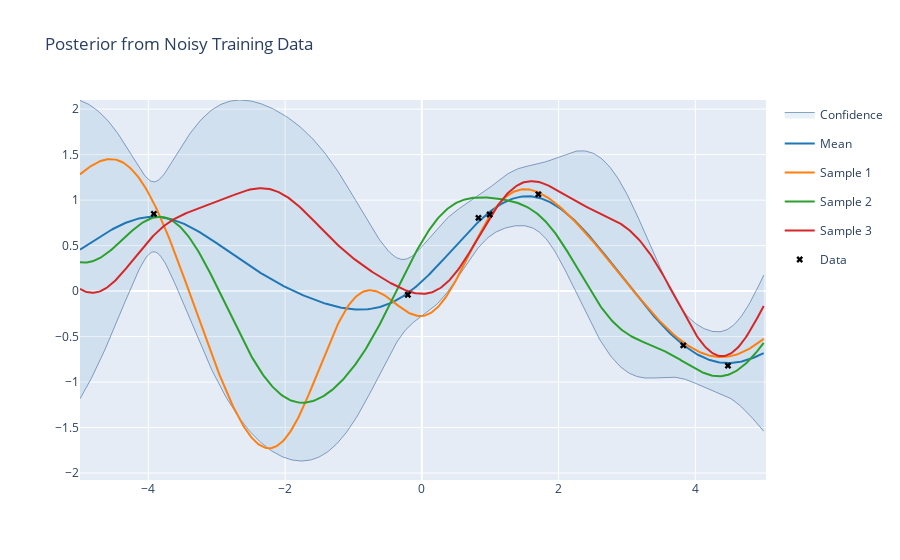

Here is the notebook cell this chart was saved with:
### Code cell
# Generate noisy training data
X = np.linspace(-5., 5., 500)[:, None]

NOISE = 0.2
TRAIN_SIZE = 7
X_train = np.random.uniform(-5., 5, (TRAIN_SIZE, 1))
Y_train = np.sin(X_train) + NOISE * np.random.rand(*X_train.shape)

# Compute mean and covariance of posterior
mup, covp = posterior(X, X_train, Y_train, kernel=rbf, sigma_y=NOISE)

# Draw samples from posterior
NSAMPLES = 3
samples = np.random.multivariate_normal(mup.ravel(), covp, NSAMPLES)
plotly_gp(mup, covp, X, X_train=X_train, Y_train=Y_train, samples=samples, title="Posterior from Noisy Training Data")

### Figure 1 — Plotly figure (JSON) as saved in the notebook; plotly's stock layout.template omitted (floating-point values rounded to 4 significant figures; data arrays with more than 128 entries replaced by an {"elided": "..."} marker saying what was removed)
{"data": [{"fillcolor": "rgba(31, 119, 180, 0.1)", "legendgroup": "Confidence_fill_(layout.XAxis(),layout.YAxis())", "line": {"color": "#204a87", "width": 0.5}, "name": "Confidence", "showlegend": false, "type": "scatter", "x": {"elided": "500 float values"}, "y": {"elided": "500 float values"}}, {"fill": "tonextx", "fillcolor": "rgba(31, 119, 180, 0.1)", "legendgroup": "Confidence_fill_(layout.XAxis(),layout.YAxis())", "line": {"color": "#204a87", "width": 0.5}, "name": "Confidence", "showlegend": true, "type": "scatter", "x": {"elided": "500 float values"}, "y": {"elided": "500 float values"}}, {"line": {"color": "#1f77b4"}, "name": "Mean", "type": "scatter", "x": {"elided": "500 float values"}, "y": {"elided": "500 float values"}}, {"line": {"color": "#ff7f0e"}, "name": "Sample 1", "type": "scatter", "x": {"elided": "500 float values"}, "y": {"elided": "500 float values"}}, {"line": {"color": "#2ca02c"}, "name": "Sample 2", "type": "scatter", "x": {"elided": "500 float values"}, "y": {"elided": "500 float values"}}, {"line": {"color": "#d62728"}, "name": "Sample 3", "type": "scatter", "x": {"elided": "500 float values"}, "y": {"elided": "500 float values"}}, {"marker": {"color": "#000000", "symbol": "x"}, "mode": "markers", "name": "Data", "type": "scatter", "x": [4.477, -0.2047, 0.8281, 1.704, 3.824, 0.9916, -3.92], "y": [-0.8199, -0.04011, 0.8049, 1.064, -0.5964, 0.842, 0.8488]}], "layout": {"hovermode": "x", "title": {"text": "Posterior from Noisy Training Data"}}}
